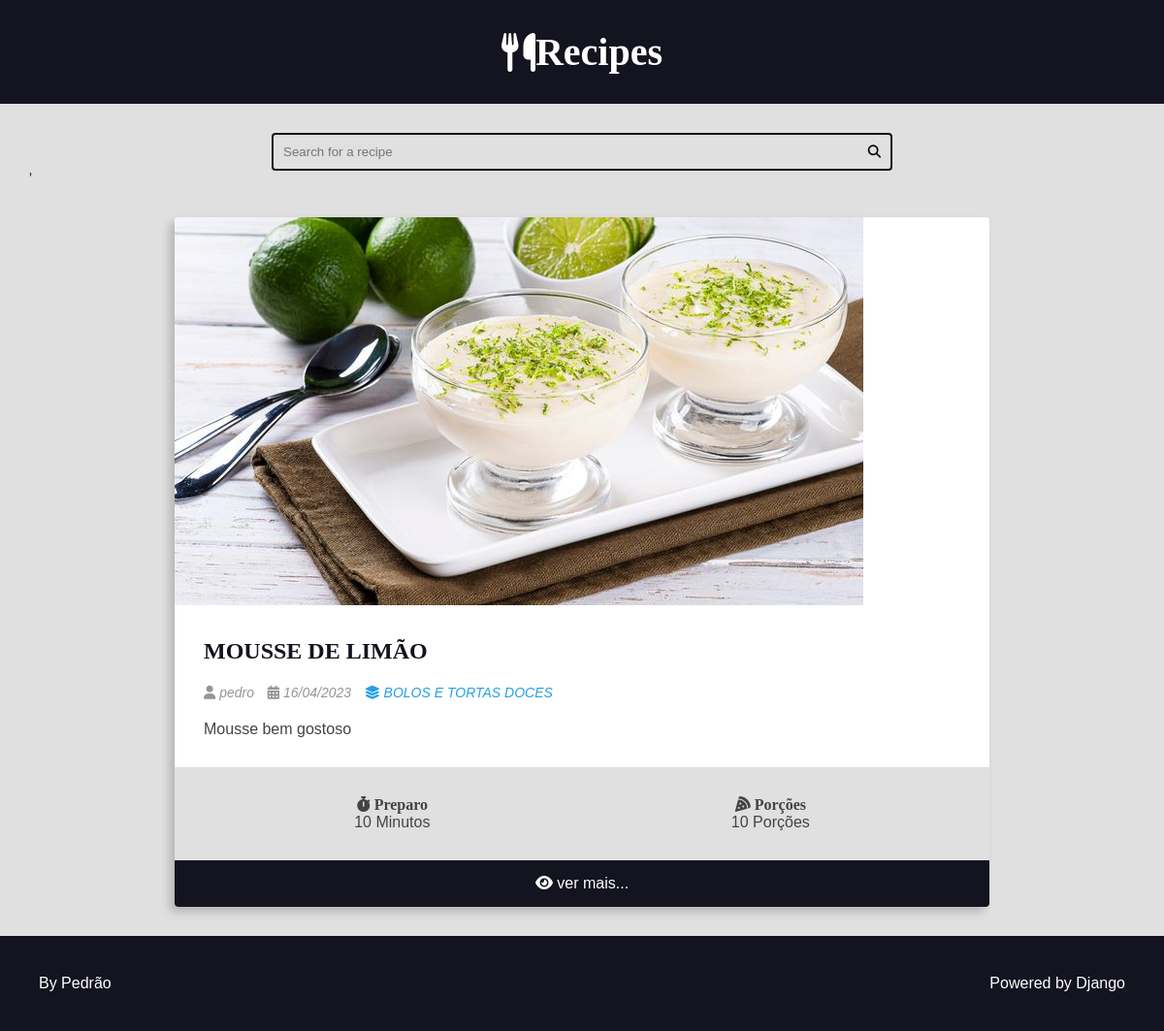
/recipes/8/, run on the app's committed database.
### recipes/models.py (models this page shows, shortened)
class Recipe(models.Model):
    title = models.CharField(max_length=65)
    description = models.CharField(max_length=165)
    slug = models.SlugField(unique=True)
    preparation_time = models.IntegerField()
    preparation_time_unit = models.CharField(max_length=65)
    servings = models.IntegerField()
    servings_unit = models.CharField(max_length=65)
    preparation_steps = models.TextField()
    prepare_stes_is_html = models.BooleanField(default=False)
    created_at = models.DateField(auto_now_add=True)
    updated_at = models.DateField(auto_now=True)
    is_published = models.BooleanField(default=False)
    cover = models.ImageField(upload_to='recipes/cover/%Y/%m/%d', blank=True, default='')  # noqa: E501
    category = models.ForeignKey(Category, on_delete=models.SET_NULL, null=True, blank=True, default=None)  # noqa: E501
    author = models.ForeignKey(User, on_delete=models.SET_NULL, null=True)

class Category(models.Model):
    title = models.CharField(max_length=65)
    def __str__(self):
        return self.title

### recipes/views.py (the view)
# urls.py: path('', include('recipes.urls')),
def recipes(request, id):
    recipe = get_object_or_404(Recipe, pk=id, is_published=True)
    return render(request, 'recipes.html', context={
        'recipe': recipe,
        'is_detail_page': True,
        })

### recipes/templates/recipes.html (shortened to what this page needs)
{% extends 'base.html' %}
{% block content %}
    {% include "search.html" %}
    <main class="main-content-container">
        <div class="main-content main-content-detail container">
            {% include "card.html" %}
        </div>
    </main>
{% endblock content %}

### recipes/templates/card.html
<div class="recipe recipe-list-item">
    {% if recipe.cover %}
        <div class="recipe-cover">
            <a href=" {% url 'recipes:recipe' recipe.id %}">
                <img src="{{ recipe.cover.url }}" alt="Temporário">
            </a>
        </div>
    {% endif %}
    <div class="recipe-title-container">
        <h2 class="recipe-title">
            <a href="{% url 'recipes:recipe' recipe.id %}">
                {{ recipe.title }}
            </a>
        </h2>
    </div>
    <div class="recipe-author">
        <span class="recipe-author-item">
            <i class="fas fa-user"></i>
            {% if recipe.author is not None %}
                {% if recipe.author.firstname %}
                    {{ recipe.author.first_name }} {{recipe.author.last_name}}
                {% else %}
                    {{recipe.author.username}}
                {% endif %}
            {% else %}
                    Desconhecido
            {% endif %}
        </span>
        <span class="recipe-author-item">
            <i class="fas fa-calendar-alt"></i>
            {{ recipe.created_at|date:"d/m/Y" }}
        </span>
        {% if recipe.category is not None %}
            <span class="recipe-author-item">
                <a href="{% url 'recipes:category' recipe.category.id %}">
                    <i class="fas fa-layer-group"></i>
                    <span>{{recipe.category}}</span>
                </a>
            </span>
        {% endif %}
    </div>
    <div class="recipe-content">
        <p>{{ recipe.description}}</p>
    </div>
    <div class="recipe-meta-container">
        <div class="recipe-meta recipe-preparation">
            <h3 class="recipe-meta-title"><i class="fas fa-stopwatch"></i> Preparo</h3>
            <div class="recipe-meta-text">
                {{recipe.preparation_time }} Minutos
            </div>
        </div>
        <div class="recipe-meta recipe-servings">
            <h3 class="recipe-meta-title"><i class="fas fa-pizza-slice"></i> Porções</h3>
            <div class="recipe-meta-text">
                {{ recipe.servings }} Porções
            </div>
        </div>
    </div>
    <footer class="recipe-footer">
        <a class="recipe-read-more button button-dark button-full-width" href=" {% url 'recipes:recipe' recipe.id %}">
            <i class="fas fa-eye"></i>
            <span>ver mais...</span>
        </a>
    </footer>
</div>

### recipes/static/css/styles.css (style rules this page uses)
:root { --color-primary: #269fe6; --color-primary-hover: #2086c2; --color-primary-dark: #13141f; --color-primary-dark-hover: #212336; --color-primary-light: #d4ecfa; --color-primary-light-hover: #bdd8e7; --color-white: #fff; --color-black: #000; --color-dark-text: #444; --color-info-light: #cce5ff; --color-debug-light: #cce5ff; --color-success-light: #d4edda; --color-alert-light: #fff3cd; --color-warning-light: #fff3cd; --color-error-light: #f8d7da; --color-info-dark: #4d86c4; --color-debug-dark: #4d86c4; --color-success-dark: #4a9c5d; --color-alert-dark: #927f40; --color-warning-dark: #927f40; --color-error-dark: #da525d; --color-gray-0: #f9f9f9; --color-gray-1: #e0e0e0; --color-gray-2: #c7c7c7; --color-gray-3: #aeaeae; --color-gray-4: #959595; --color-gray-5: #7d7d7d; --color-gray-6: #646464; --color-gray-7: #4b4b4b; --color-gray-8: #323232; --color-gray-9: #191919; --font-primary: sans-serif; --font-headings: 'Roboto Slab', serif; --spacing-gutter-medium: 3rem; --spacing-gutter-large: 4rem; }
* { padding: 0; margin: 0; box-sizing: border-box; }
html { font-size: 62.5%; }
body { font-size: 1.6rem; font-family: var(--font-primary); background: var(--color-gray-1); color: var(--color-dark-text); }
h1, h2, h3, h4, h5, h6 { font-family: var(--font-headings); }
img { max-width: 100%; }
a { color: var(--color-primary); text-decoration: none; }
.container { max-width: 144rem; margin: 0 auto; padding: var(--spacing-gutter-medium); }
.main-content { padding-top: 0; }
.recipe { background: var(--color-white); box-shadow: -5px 5px 10px rgba(0, 0, 0, 0.2); transform: scale(1); transition: all 300ms ease-in-out; border-radius: 0.4rem; overflow: hidden; }
.recipe img { max-width: 100%; }
.recipe-list-item { max-width: 64rem; height: fit-content; }
.recipe-title-container { padding: var(--spacing-gutter-medium); padding-bottom: 2rem; }
.recipe-title-container a { text-decoration: none; color: var(--color-primary-dark); }
.recipe-author { padding: 0 var(--spacing-gutter-medium); }
.recipe-content { padding: var(--spacing-gutter-medium); padding-top: 2rem; }
.recipe-author-item { color: var(--color-gray-4); margin-right: 1rem; font-style: italic; font-size: 1.4rem; }
.recipe-author a { color: var(--color-primary); transition: all 300ms ease-in-out; text-decoration: none; }
.recipe-meta-container { display: flex; flex-flow: row wrap; padding: var(--spacing-gutter-medium); background: var(--color-gray-1); }
.recipe-meta { display: flex; flex-flow: column nowrap; flex-shrink: 1; flex-grow: 1; text-align: center; }
.recipe-meta-title { font-size: 1.6rem; }
.recipe-footer a { background: var(--color-primary-dark); display: block; color: var(--color-white); text-decoration: none; text-align: center; padding: 1.5rem var(--spacing-gutter-medium); transition: all 300ms ease-in-out; }
.main-content-detail .recipe-list-item { max-width: 84rem; margin: 0 auto; }

### data on the page
Recipe: cover (picture), title "MOUSSE DE LIMÃO", author.username "pedro", created_at "16/04/2023", category "BOLOS E TORTAS DOCES", description "Mousse bem gostoso", preparation_time "10", servings "10"
